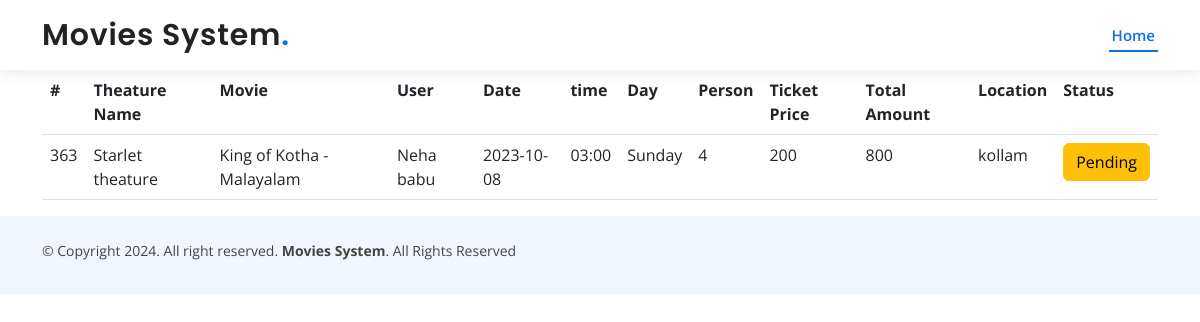
The app's page /viewuserbooking.php (signed in) with its own data.
### tables this page shows
CREATE TABLE IF NOT EXISTS `booking` (
  `bookingid` int NOT NULL AUTO_INCREMENT,
  `theaterid` int NOT NULL,
  `bookingdate` date NOT NULL,
  `person` varchar(50) NOT NULL,
  `amt` varchar(50) NOT NULL,
  `totalamt` varchar(50) NOT NULL,
  `userid` int NOT NULL,
  `status` tinyint NOT NULL DEFAULT '0',
  PRIMARY KEY (`bookingid`),
  KEY `FK_booking_users` (`userid`),
  KEY `FK_booking` (`theaterid`)
);

CREATE TABLE IF NOT EXISTS `theater` (
  `theaterid` int NOT NULL AUTO_INCREMENT,
  `theater_name` varchar(100) NOT NULL,
  `timing` varchar(50) NOT NULL,
  `days` varchar(50) NOT NULL,
  `date` date NOT NULL,
  `prices` varchar(50) NOT NULL,
  `locations` varchar(100) NOT NULL,
  `code` varchar(50) NOT NULL,
  `movieid` int DEFAULT NULL,
  PRIMARY KEY (`theaterid`),
  KEY `FK_theater` (`movieid`)
);

CREATE TABLE IF NOT EXISTS `movies` (
  `movieid` int NOT NULL AUTO_INCREMENT,
  `title` varchar(50) NOT NULL,
  `description` varchar(800) NOT NULL,
  `releasedate` date NOT NULL,
  `image` varchar(1000) NOT NULL,
  `trailer` varchar(1000) NOT NULL,
  `movie` varchar(10000) NOT NULL,
  `rating` varchar(50) NOT NULL,
  `catid` int NOT NULL,
  `price` varchar(50) NOT NULL,
  PRIMARY KEY (`movieid`),
  KEY `FK_movies` (`catid`)
);

CREATE TABLE IF NOT EXISTS `categories` (
  `catid` int NOT NULL AUTO_INCREMENT,
  `catname` varchar(50) NOT NULL,
  PRIMARY KEY (`catid`)
);

CREATE TABLE IF NOT EXISTS `users` (
  `userid` int NOT NULL AUTO_INCREMENT,
  `name` varchar(50) NOT NULL,
  `email` varchar(50) NOT NULL,
  `password` varchar(50) NOT NULL,
  `roteype` int NOT NULL,
  PRIMARY KEY (`userid`)
);

### viewuserbooking.php (the view, shortened to what this page needs)
<?php
include('connect.php');
?>
<!DOCTYPE html>
<html lang="en">
<head>
</head>
<body>
<?php include('header.php')  ?>
<div class="container">
<div class="row">
  <div class="col-lg-12">
     <table class="table">
      <tr>
        <th>#</th>
        <th>Theature Name</th>
        <th>Movie</th>
        <th>User</th>
        <th>Date</th>
        <th>time</th>
        <th>Day</th>
        <th>Person</th>
        <th>Ticket Price</th>
        <th>Total Amount</th>
        <th>Location</th>
        <th>Status</th>
      </tr>
      <?php
      $uid = $_SESSION['uid'];
      $sql = "select booking.bookingid,  booking.person,booking.totalamt, theater.theater_name, theater.timing, theater.days, theater.prices,theater.date, theater.locations, movies.title,  categories.catname, users.name as 'username',
      booking.status
      from booking
      inner join theater on theater.theaterid = booking.theaterid
      inner join users on users.userid = booking.userid
      inner join movies on movies.movieid = theater.movieid
      inner join categories on categories.catid = movies.catid
      where booking.userid = '$uid'
      ";
      $res  = mysqli_query($con, $sql);
      if(mysqli_num_rows($res) > 0){
        while($data = mysqli_fetch_array($res)){
          ?>
          <tr>
            <td><?= $data['bookingid'] ?></td>
            <td><?= $data['theater_name'] ?></td>
            <td><?= $data['title'] ?> - <?= $data['catname'] ?></td>
            <td><?= $data['username'] ?></td>
            <td><?= $data['date'] ?></td>
            <td><?= $data['timing'] ?></td>
            <td><?= $data['days'] ?></td>
            <td><?= $data['person'] ?></td>
            <td><?= $data['prices'] ?></td>
            <td><?= $data['totalamt'] ?></td>
            <td><?= $data['locations'] ?></td>
            <td>
              <?php
              if($data['status'] == 0){
                echo "<a href='#' class='btn btn-warning' > Pending </a>";
              }else{
                echo "<a href='#' class='btn btn-success' > Approved </a>";
              }
              ?>
            </td>
          </tr>
       <?php
        }
      }else{
        echo 'no booking found';
      }
      ?>
     </table>
  </div>
</div>
</div>
<?php include('footer.php')  ?>
</body>
</html>

### assets/css/style.css (style rules this page uses)
body { font-family: "Open Sans", sans-serif; color: #444444; }
a { color: #106eea; text-decoration: none; }
.scrolled-offset { margin-top: 70px; }

### records on screen
booking: bookingid "363", theaterid.theater_name "Starlet theature", movies.title "King of Kotha", categories.catname "Malayalam", userid.name "Neha babu", theaterid.date "2023-10-08", theaterid.timing "03:00", theaterid.days "Sunday", person "4", theaterid.prices "200", totalamt "800", theaterid.locations "kollam", status "Pending"
